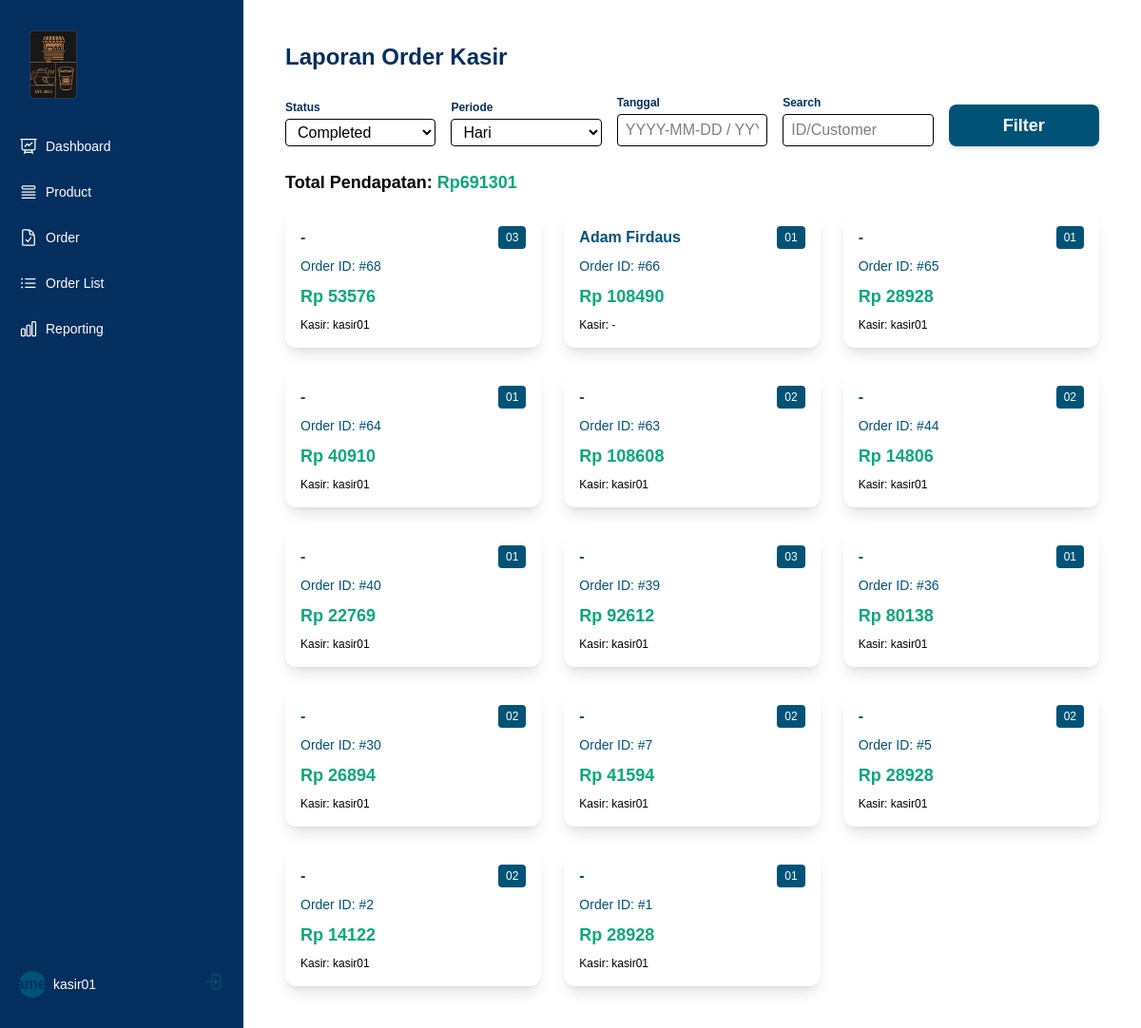
/kasir/order-report/ (signed in), run on an earlier commit of the app's database.
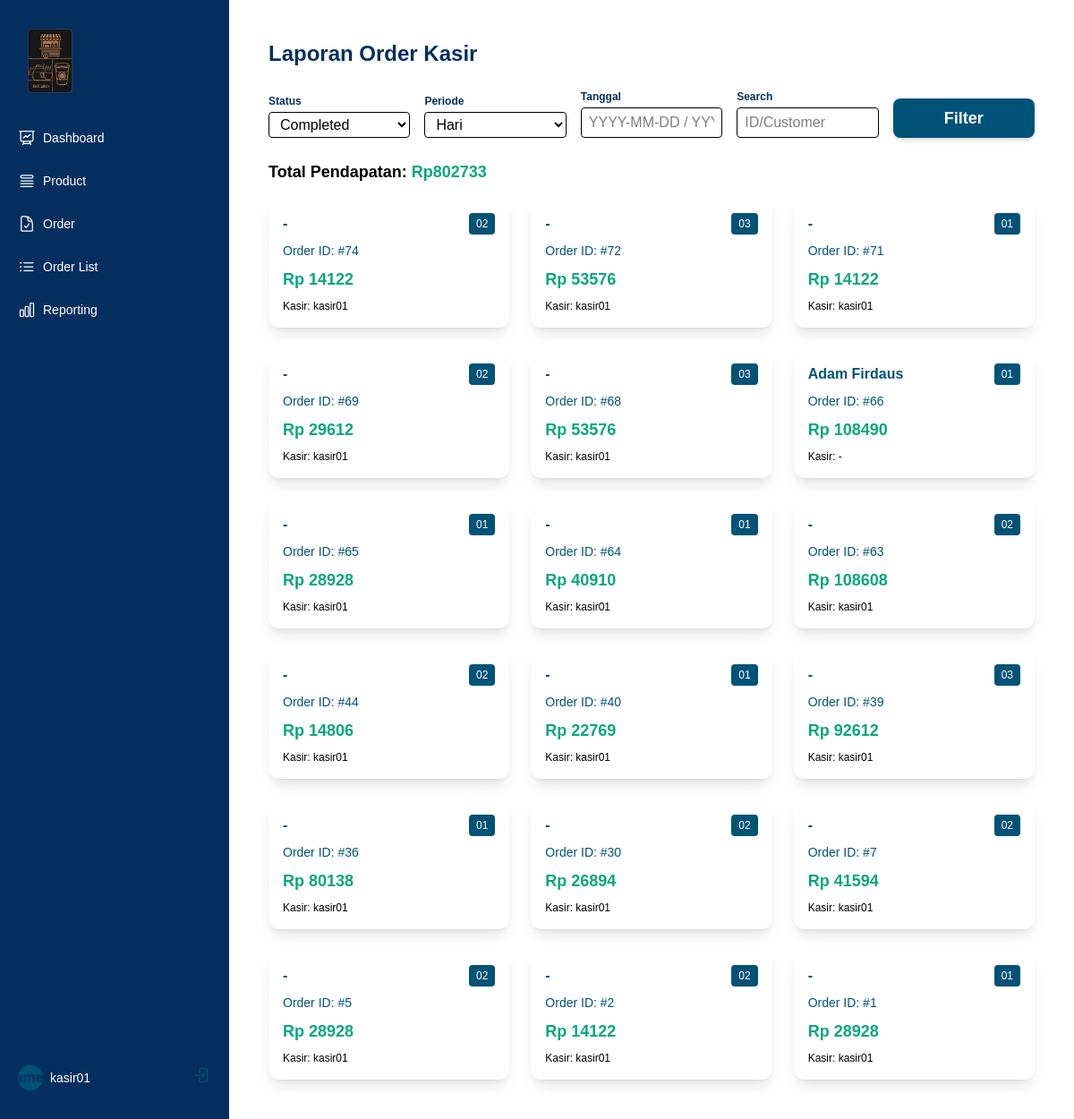
And on a later commit of the database.
### app/models.py (models this page shows, shortened)
class Order(models.Model):
    STATUS_CHOICES = [
        ('Pending', 'Pending'),
        ('Processing', 'Processing'),
        ('Completed', 'Completed'),
        ('Cancelled', 'Cancelled'),
    ]
    ORDER_SOURCE_CHOICES = [
        ('manual', 'Kasir Manual'),
        ('qr_scan', 'Customer QR Scan'),
    ]
    PAYMENT_METHOD_CHOICES = [
        ('cash', 'Cash'),
        ('midtrans_qris', 'Midtrans QRIS'),
        ('midtrans_va', 'Midtrans Virtual Account'),
        ('midtrans_ewallet', 'Midtrans E-Wallet'),
    ]
    user = models.ForeignKey(settings.AUTH_USER_MODEL, on_delete=models.CASCADE, null=True, blank=True)  # Bisa null jika kasir manual
    kasir = models.ForeignKey(settings.AUTH_USER_MODEL, on_delete=models.SET_NULL, null=True, blank=True, related_name='kasir_orders')  # Untuk tracking siapa kasirnya
    table = models.ForeignKey(Table, on_delete=models.SET_NULL, null=True, blank=True)  # Bisa kosong jika order tanpa meja
    total_price = models.DecimalField(max_digits=10, decimal_places=2)
    status = models.CharField(max_length=50, choices=STATUS_CHOICES, default='Processing')
    payment_status = models.CharField(max_length=50, choices=[('Pending', 'Pending'), ('Paid', 'Paid'), ('Cancelled', 'Cancelled')], default='Pending')
    source = models.CharField(max_length=10, choices=ORDER_SOURCE_CHOICES, default='manual')  # Tracking asal order
    payment_method = models.CharField(max_length=20, choices=PAYMENT_METHOD_CHOICES, default='cash')
    notes = models.TextField(blank=True, null=True)  # Catatan khusus untuk order
    phone_number = models.CharField(max_length=15, blank=True, null=True)  # Untuk customer yang pesan via WhatsApp
    customer_name = models.CharField(max_length=100, blank=True, null=True)  # Nama pelanggan dari sesi WhatsApp
    date_ordered = models.DateTimeField(auto_now_add=True)

class Table(models.Model):
    table_number = models.CharField(max_length=10, unique=True)  # Nomor meja
    qr_code = models.ImageField(upload_to='qr_codes/', blank=True, null=True)  # QR code untuk meja

class CustomUser(AbstractUser):
    ROLE_CHOICES = [
        ('owner', 'Owner'),
        ('kasir', 'Kasir'),
        ('customer', 'Customer'),
    ]
    role = models.CharField(max_length=10, choices=ROLE_CHOICES, default='customer')
    groups = models.ManyToManyField(
        'auth.Group',
        related_name='customuser_set',  # Ubah nama relasi
        blank=True
    )
    user_permissions = models.ManyToManyField(
        'auth.Permission',
        related_name='customuser_permissions_set',  # Ubah nama relasi
        blank=True
    )

### app/decorators.py (the view)
        def _wrapped_view(request, *args, **kwargs):
            if not request.user.is_authenticated:
                messages = request._messages if hasattr(request, '_messages') else None
                if messages:
                    messages.error(request, "Silakan login terlebih dahulu.")
                return redirect_to_login(request.get_full_path(), 'kasir_owner_login')
            if request.user.role not in allowed_roles:
                return HttpResponseForbidden("You do not have permission to access this page.")
            return view_func(request, *args, **kwargs)

### app/views.py (called while the page is built, shortened)
@login_required
@role_required(allowed_roles=['kasir', 'owner'])
def kasir_order_report(request):
    status = request.GET.get('status', 'Completed')
    period = request.GET.get('period', 'day')
    date_str = request.GET.get('date')
    search = request.GET.get('search', '')
    orders = Order.objects.filter(status=status)
    if search:
        orders = orders.filter(notes__icontains=search) | orders.filter(id__icontains=search)
    orders = orders.select_related('table', 'kasir').prefetch_related('order_details__product').order_by('-date_ordered')
    total_income = orders.aggregate(total=Sum('total_price'))['total'] or 0
    return render(request, 'kasir_order_report.html', {
        'orders': orders,
        'total_income': total_income,
        'status': status,
        'period': period,
        'date_str': date_str or '',
        'search': search,
    })

### templates/kasir_order_report.html (shortened to what this page needs)
{% extends "base.html" %}
{% block content %}
<div class="container mx-auto p-5 font-poppins">
  <h2 class="text-2xl font-bold mb-6 text-primary">Laporan Order Kasir</h2>
  <form method="get" class="mb-6 grid grid-cols-1 md:grid-cols-5 gap-4 items-end">
    <div>
      <label class="block text-xs mb-1 text-primary font-semibold">Status</label>
      <select name="status" class="w-full border border-primary rounded px-2 py-1 focus:border-accent focus:ring-2 focus:ring-accent/30 transition">
        <option value="Completed" {% if status == 'Completed' %}selected{% endif %}>Completed</option>
      </select>
    </div>
    <div>
      <label class="block text-xs mb-1 text-primary font-semibold">Periode</label>
      <select name="period" class="w-full border border-primary rounded px-2 py-1 focus:border-accent focus:ring-2 focus:ring-accent/30 transition">
        <option value="day" {% if period == 'day' %}selected{% endif %}>Hari</option>
      </select>
    </div>
    <div>
      <label class="block text-xs mb-1 text-primary font-semibold">Tanggal</label>
      <input type="text" name="date" value="{{ date_str }}" placeholder="YYYY-MM-DD / YYYY-MM / YYYY" class="w-full border border-primary rounded px-2 py-1 focus:border-accent focus:ring-2 focus:ring-accent/30 transition" />
    </div>
    <div>
      <label class="block text-xs mb-1 text-primary font-semibold">Search</label>
      <input type="text" name="search" value="{{ search }}" placeholder="ID/Customer" class="w-full border border-primary rounded px-2 py-1 focus:border-accent focus:ring-2 focus:ring-accent/30 transition" />
    </div>
    <div>
      <button class="w-full btn-secondary py-2 rounded font-bold text-lg shadow-md transition">Filter</button>
    </div>
  </form>
  <div class="mb-4 text-lg font-semibold">Total Pendapatan: <span class="text-accent">Rp{{ total_income|floatformat:0 }}</span></div>
  <div class="grid grid-cols-1 sm:grid-cols-2 lg:grid-cols-3 gap-6">
    {% for order in orders %}
    <div class="bg-white rounded-xl shadow-lg p-4 cursor-pointer hover:ring-2 hover:ring-accent transition order-card" onclick="openOrderModal({{ order.id }})" id="order-card-{{ order.id }}">
      <div class="mb-2 flex justify-between items-center">
        <span class="font-semibold text-secondary">{{ order.customer_name|default:'-' }}</span>
        <span class="text-xs px-2 py-1 rounded bg-secondary text-white">{{ order.table.table_number|default:'Takeaway' }}</span>
      </div>
      <div class="text-secondary text-sm mb-2">Order ID: #{{ order.id }}</div>
      <div class="font-bold text-lg text-accent mb-2">Rp {{ order.total_price|floatformat:0 }}</div>
      <div class="text-xs text-secondary/60">Kasir: {{ order.kasir.username|default:'-' }}</div>
    </div>
    {% empty %}
    <div class="col-span-3 text-center text-primary/60">No orders found.</div>
    {% endfor %}
  </div>
</div>
{% endblock %}

What changed in the data, as far as the page shows it:
added Order: customer_name "-", table.table_number "02", id "74", total_price "14122", kasir.username "kasir01"
added Order: customer_name "-", table.table_number "03", id "72", total_price "53576", kasir.username "kasir01"
added Order: customer_name "-", table.table_number "01", id "71", total_price "14122", kasir.username "kasir01"
added Order: customer_name "-", table.table_number "02", id "69", total_price "29612", kasir.username "kasir01"
Also different on the page:
{{ total_income|floatformat:0 }}: "691301" → "802733"
